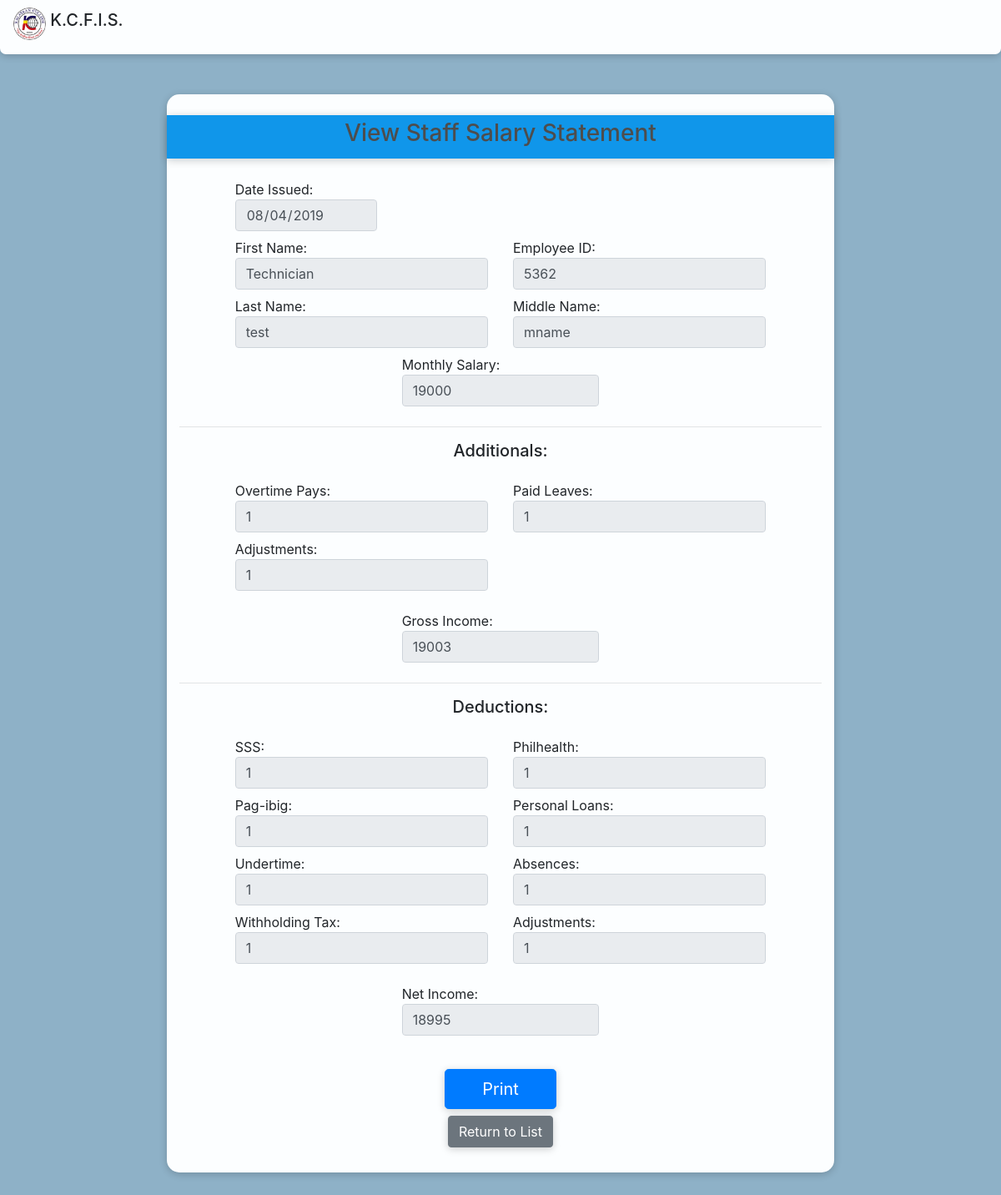
Page /view_staff_salary_statement.php?staffid=3 on the committed database.
### tables this page shows
CREATE TABLE `staffinfotab` (
  `staffID` int(11) NOT NULL AUTO_INCREMENT,
  `lname` text NOT NULL,
  `fname` text NOT NULL,
  `mname` text NOT NULL,
  `contactno` text NOT NULL,
  `employeeID` text NOT NULL,
  `address` longtext NOT NULL,
  `position` text NOT NULL,
  PRIMARY KEY (`staffID`)
);

CREATE TABLE `staffsalarystatementtab` (
  `staffsalarystateID` int(11) NOT NULL AUTO_INCREMENT,
  `grossIncome` float NOT NULL,
  `adjustmentsDeduc` float NOT NULL,
  `sss` float NOT NULL,
  `pagibig` float NOT NULL,
  `philhealth` float NOT NULL,
  `withholdingTax` float NOT NULL,
  `netIncome` float NOT NULL,
  `staffID` int(11) NOT NULL,
  `dateIssued` date NOT NULL,
  `adjustmentsAdd` float NOT NULL,
  `undertime` float NOT NULL,
  `absences` float NOT NULL,
  `personalLoans` float NOT NULL,
  `paidLeaves` float NOT NULL,
  `overtimePays` float NOT NULL,
  `monthlySalary` int(11) NOT NULL,
  PRIMARY KEY (`staffsalarystateID`),
  KEY `staffID` (`staffID`),
  CONSTRAINT `staffsalarystatementtab_ibfk_1` FOREIGN KEY (`staffID`) REFERENCES `staffinfotab` (`staffID`)
);

### view_staff_salary_statement.php (the view, shortened to what this page needs)
<?php
  require_once "template.php";
  $stmt = $conn->prepare("SELECT *
                          FROM staffsalarystatementtab
                          WHERE staffsalarystateID = ?");
  $stmt->bind_param("s", $_GET['staffid']);
  $stmt->execute();
  $result = $stmt->get_result();
  while($row = $result->fetch_assoc()){
    $staffID = $row['staffID'];
    $grossIncome = $row['grossIncome'];
    $netIncome = $row['netIncome'];
    $monthlySalary = $row['monthlySalary'];
    $withholdingTax = $row['withholdingTax'];
    $overtimePays = $row['overtimePays'];
    $paidLeaves = $row['paidLeaves'];
    $adjustmentsAdd = $row['adjustmentsAdd'];
    $sss = $row['sss'];
    $philhealth = $row['philhealth'];
    $pagibig = $row['pagibig'];
    $personalLoans = $row['personalLoans'];
    $undertime = $row['undertime'];
    $absences = $row['absences'];
    $adjustmentsDeduc = $row['adjustmentsDeduc'];
  }
  $stmt = $conn->prepare("SELECT *
                          FROM staffinfotab
                          WHERE staffID = ?");
  $stmt->bind_param("s", $staffID);
  $stmt->execute();
  $result = $stmt->get_result();
  while($row = $result->fetch_assoc()){
    $fname = $row['fname'];
    $mname = $row['mname'];
    $lname = $row['lname'];
    $employeeID = $row['employeeID'];
  }
?>
    <div class="container form-box">
      <div class="row form-group form-title">
        <div class="col-sm-12 text-center h3">
          View Staff Salary Statement
        </div>
      </div>
      <form role="form" method="post" action="includes/add_staff_salary_statement.inc.php?staffid=<?php echo $_GET['staffid']?>">
        <div id="incomestatement">
          <div class="row">
            <label for="date" class="col-sm-3 offset-sm-1">Date Issued:
              <input readonly value="<?php echo date("Y-m-d"); ?>" type="date" class="form-control" id="date" name="date">
            </label>
          </div>
          <div class="row">
            <label for="fname" class="col-sm-5 offset-sm-1">First Name:
              <input readonly value="<?php echo $fname?>" type="text" class="form-control" id="fname" name="fname">
            </label>
            <label for="employeeID" class="col-sm-5">Employee ID:
              <input readonly value="<?php echo $employeeID?>" type="text" class="form-control" id="employeeID" name="employeeID">
            </label>
          </div>
          <div class="row">
            <label for="lname" class="col-sm-5 offset-sm-1">Last Name:
              <input readonly value="<?php echo $lname?>" type="text" class="form-control" id="lname" name="lname">
            </label>
            <label for="mname" class="col-sm-5">Middle Name:
              <input readonly value="<?php echo $mname?>" type="text" class="form-control" id="mname" name="mname">
            </label>
          </div>
          <div class="row form-group">
            <label class="col-sm-4 offset-sm-4">Monthly Salary:
              <input readonly value="<?php echo $monthlySalary?>" type="text" class="form-control" id="monthlySalary" name="monthlySalary"/>
            </label>
          </div>
          <hr />
          <div class="row form-group">
            <label class="col-sm-4 offset-sm-4 text-center h5">Additionals: </label>
          </div>
          <div class="row">
            <label for="overtime pays" class="col-sm-5 offset-sm-1">Overtime Pays:
              <input readonly value="<?php echo $overtimePays?>" type="number" class="form-control" id="overtimePays" name="overtimePays">
            </label>
            <label for="paid leaves" class="col-sm-5">Paid Leaves:
              <input readonly value="<?php echo $paidLeaves?>" type="number" class="form-control" id="paidLeaves" name="paidLeaves">
            </label>
          </div>
          <div class="row form-group">
            <label for="adjustments" class="col-sm-5 offset-sm-1">Adjustments:
              <input readonly value="<?php echo $adjustmentsAdd?>" type="number" class="form-control" id="adjustmentsAdd" name="adjustmentsAdd">
            </label>
          </div>
          <div class="row form-group">
            <label class="col-sm-4 offset-sm-4">Gross Income:
              <input readonly value="<?php echo $grossIncome?>" type="text" class="form-control" id="grossIncome" name="grossIncome"/>
            </label>
          </div>
          <hr />
          <div class="row form-group">
            <label class="col-sm-4 offset-sm-4 text-center h5">Deductions: </label>
          </div>
          <div class="row">
            <label for="sss" class="col-sm-5 offset-sm-1">SSS:
              <input readonly value="<?php echo $sss?>"t type="number" class="form-control" id="sss" name="sss">
            </label>
            <label for="philhealth" class="col-sm-5">Philhealth:
              <input readonly value="<?php echo $philhealth?>" type="number" class="form-control" id="philhealth" name="philhealth">
            </label>
          </div>
          <div class="row">
            <label for="pagibig" class="col-sm-5 offset-sm-1">Pag-ibig:
              <input readonly value="<?php echo $pagibig?>" type="number" class="form-control" id="pagibig" name="pagibig">
            </label>
            <label for="personalLoans" class="col-sm-5">Personal Loans:
              <input readonly value="<?php echo $personalLoans?>" type="number" class="form-control" id="personalLoans" name="personalLoans">
            </label>
          </div>
          <div class="row">
            <label for="undertime" class="col-sm-5 offset-sm-1">Undertime:
              <input readonly value="<?php echo $undertime?>" type="number" class="form-control" id="undertime" name="undertime">
            </label>
            <label for="absences" class="col-sm-5">Absences:
              <input readonly value="<?php echo $absences?>" type="number" class="form-control" id="absences" name="absences">
            </label>
          </div>
          <div class="row form-group">
            <label for="withholdingTax" class="col-sm-5 offset-sm-1">Withholding Tax:
              <input readonly value="<?php echo $withholdingTax?>" type="number" class="form-control" id="withholdingTax" name="withholdingTax">
            </label>
            <label for="adjustments" class="col-sm-5">Adjustments:
              <input readonly value="<?php echo $adjustmentsDeduc?>" type="number" class="form-control" id="adjustmentsDeduc" name="adjustmentsDeduc">
            </label>
          </div>
          <div class="row form-group">
            <label class="col-sm-4 offset-sm-4">Net Income:
              <input readonly value="<?php echo $netIncome?>" type="text" class="form-control" id="netIncome" name="netIncome"/>
            </label>
          </div>
        </div>
        <div class="row pt-sm-3">
          <label class="col-sm-2 offset-sm-5 btn btn-primary btn-lg btn-block" onclick="printlayer('incomestatement')">Print</label>
        </div>
        <div class="row">
          <div class="col-sm-4 offset-sm-4 text-center">
            <a href="staff_salstatement_list.php" class="btn btn-secondary">Return to List</a>
          </div>
        </div>
      </form>
    </div>

### template.php (style rules this page uses)
.btn { box-shadow: 0 2px 10px rgba(0, 0, 0, 0.2); }
.form-box { border-radius: 15px; height: auto; width: 800px; background-color: #FCFEFF; padding-top: 25px; padding-bottom: 30px; margin-bottom: 60px; box-shadow: 0 2px 10px rgba(0, 0, 0, 0.2); --font-family-sans-serif: -apple-system,BlinkMacSystemFont,"Segoe UI",Roboto,"Helvetica Neue",Arial,"Noto Sans",sans-serif,"Apple Color Emoji","Segoe UI Emoji","Segoe UI Symbol","Noto Color Emoji"; --font-family-monospace: SFMono-Regular,Menlo,Monaco,Consolas,"Liberation Mono","Courier New",monospace; }
.form-title { box-shadow: 0 2px 10px rgba(0, 0, 0, 0.2); background-color: #1096EA; padding-top: 5px; padding-bottom: 5px; margin-bottom: 25px; color: #4d4d4d; }

### rows in the picture
staffinfotab: fname "Technician", employeeID "5362", lname "test", mname "mname"
staffsalarystatementtab: monthlySalary "19000", overtimePays "1", paidLeaves "1", adjustmentsAdd "1", grossIncome "19003", sss "1", philhealth "1", pagibig "1", personalLoans "1", undertime "1", absences "1", withholdingTax "1", adjustmentsDeduc "1", netIncome "18995"
